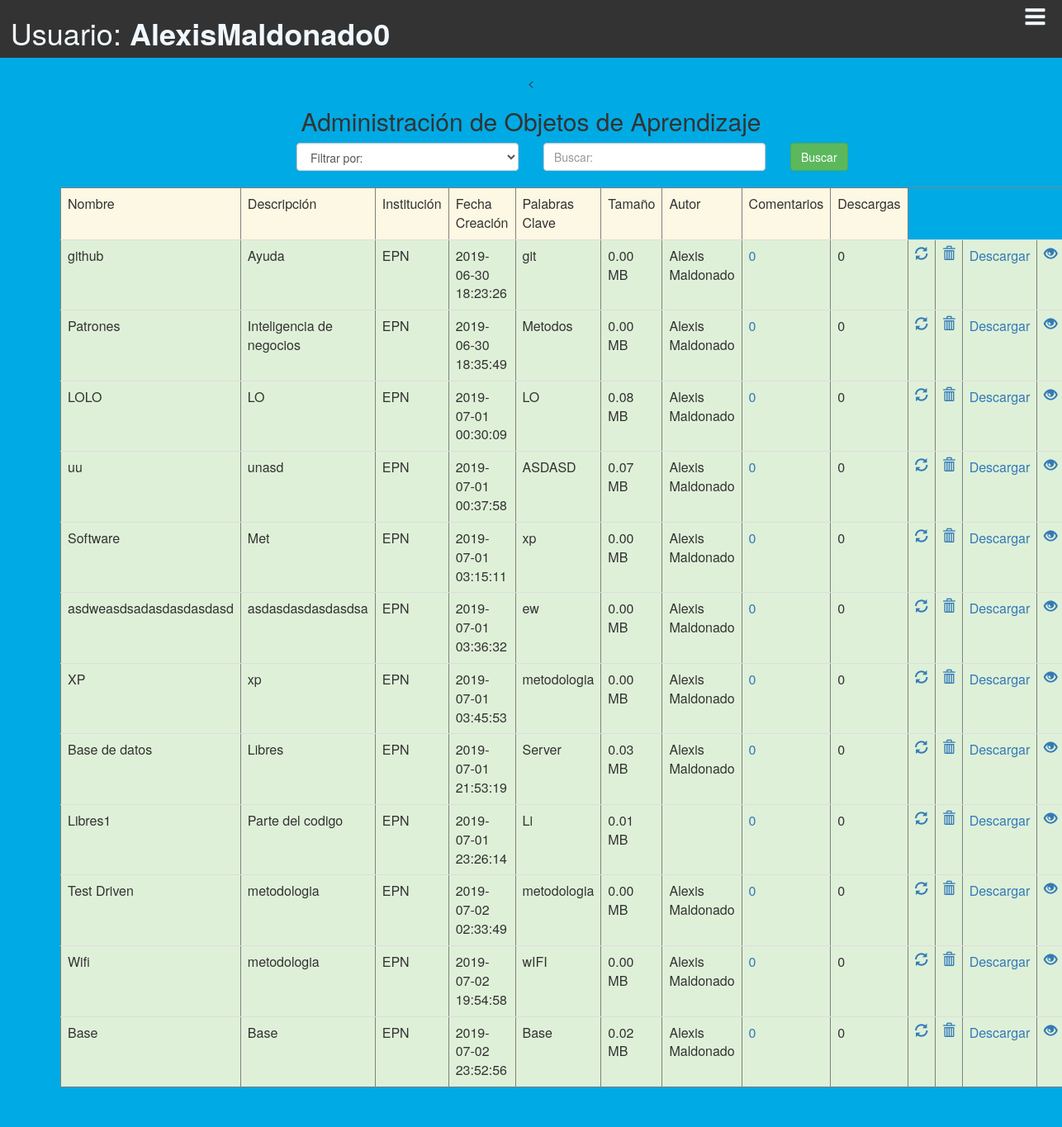
Page /aplicacion/modulos_administrador/adm_buscar.php (signed in) on the committed database.
### tables this page shows
CREATE TABLE `objeto_aprendizaje` (
  `idobjeto_aprendizaje` int(11) NOT NULL,
  `nombre` varchar(45) DEFAULT NULL,
  `descripcion` varchar(500) DEFAULT NULL,
  `id_usuario` int(11) DEFAULT NULL,
  `institucion` varchar(45) DEFAULT NULL,
  `fechaCreacion` timestamp NOT NULL DEFAULT CURRENT_TIMESTAMP,
  `palabras_clave` varchar(500) DEFAULT NULL,
  `tamanio` varchar(45) DEFAULT NULL,
  `ruta` varchar(45) DEFAULT NULL,
  `materia` varchar(50) DEFAULT NULL,
  `tipo_repo` int(2) DEFAULT NULL,
  `descarga` int(11) DEFAULT NULL,
  `Privado` varchar(3) DEFAULT NULL,
  `Publico` varchar(3) DEFAULT NULL,
  `direcurl` varchar(100) DEFAULT NULL
);

CREATE TABLE `profesor` (
  `idprofesor` int(11) NOT NULL,
  `ci` varchar(10) DEFAULT NULL,
  `nombres` varchar(45) DEFAULT NULL,
  `apellidos` varchar(45) DEFAULT NULL,
  `id_departamento` int(11) DEFAULT NULL,
  `id_facultad` int(11) DEFAULT NULL,
  `mail` varchar(45) DEFAULT NULL,
  `id_usuario` int(11) DEFAULT NULL,
  `fecha_nacimiento` varchar(45) DEFAULT NULL,
  `genero` varchar(1) DEFAULT NULL,
  `ciudad` varchar(10) DEFAULT NULL,
  `domicilio` varchar(60) DEFAULT NULL,
  `celular` varchar(15) DEFAULT NULL,
  `convencional` varchar(15) DEFAULT NULL
);

### aplicacion/clases_negocio/funciones_oa_profesor.php (called while the page is built, shortened)
<?php
function obtener_tipo_usuario_con_id($id_usuario){
    $conexion = new Conexion();
    $statement = 'select * from usuario where idUsuario=?';
    $consulta = $conexion->prepare($statement);
    $consulta->setFetchMode(PDO::FETCH_ASSOC);
    $consulta->execute([$id_usuario]);
    if ($consulta->rowCount() != 0) {
        $fila = $consulta->fetch();
        $tipo_usuario = $fila['tipo_usuario'];
    }
    if (isset($tipo_usuario)) {
        return $tipo_usuario;
    } else {
        return null;
    }
}
function obtener_id_profesor_con_id_usuario($id_usuario) {
    $conexion = new Conexion();
    $statement = 'select pro.idprofesor from usuario as us, profesor as pro where us.idUsuario=pro.id_usuario and us.idUsuario=?';
    $consulta = $conexion->prepare($statement);
    $consulta->setFetchMode(PDO::FETCH_ASSOC);
    $consulta->execute([$id_usuario]);
    if ($consulta->rowCount() != 0) {
        $fila = $consulta->fetch();
        $id_profesor = $fila['idprofesor'];
    }
    if (isset($id_profesor)) {
        return $id_profesor;
    } else {
        return null;
    }
}
function obtener_profesor_como_arreglo($id_profesor) {
    $conexion = new Conexion();
    $statement = 'select * from profesor where idprofesor=?';
    $consulta = $conexion->prepare($statement);
    $consulta->setFetchMode(PDO::FETCH_ASSOC);
    $consulta->execute([$id_profesor]);
    if ($consulta->rowCount() != 0) {
        $fila = $consulta->fetch();
    }
    if (isset($fila)) {
        return $fila;
    } else {
        return null;
    }
}
function obtener_nro_comentarios_oa($id_objeto_aprendizaje) {
    $conexion = new Conexion();
    $statement = 'select count(*) as nro_comentarios from objeto_aprendizaje as oa, comentario as c where oa.idobjeto_aprendizaje=c.id_objeto_aprendizaje and c.id_objeto_aprendizaje=?';
    $consulta = $conexion->prepare($statement);
    $consulta->setFetchMode(PDO::FETCH_ASSOC);
    $consulta->execute([$id_objeto_aprendizaje]);
    if ($consulta->rowCount() != 0) {
        $fila = $consulta->fetch();
        $id_profesor = $fila['nro_comentarios'];
    }
    if (isset($id_profesor)) {
        return $id_profesor;
    } else {
        return null;
    }
}
?>

### aplicacion/modulos_administrador/adm_buscar.php (the view, shortened to what this page needs)
<!DOCTYPE html>
<html xmlns="http://www.w3.org/1999/xhtml" lang="es">
    <head>
        <link rel="stylesheet" href="../../plugins/bootstrap/css/Profesor.css">
        <link rel="stylesheet" href="../../css/fontello.css">
        <link rel="stylesheet" href="../../plugins/bootstrap/css/bootstrap.min.css"></link>
    </head>
<body style="background-color:#00aae4;">
<header>
       <div class="Menu-Vertical">
          <h1>Usuario: <strong><?php echo $_SESSION['usuario'] ?></strong></h1>
          <label class="icon-menu" for="menu-bar"></label>
       </div>
   </header>
<main>
<div class="container-fluid text-center">
    <section id="banner_pr">
    <<div class="container-fluid text-center">
        <div class="col-sm-12 text-center">
            <h2> Administración de Objetos de Aprendizaje</h2>
            <form action="../modulos_administrador/adm_ejecutar_buscar.php" method="post" enctype="multipart/form-data">
                <div class="col-md-3">
                </div>
                <div class="col-md-3 text-left ">
                    <select class= "form-control" name="tipo_criterio" dir="ltr" required>
                        <option value="">Filtrar por:</option>
                    </select></br>
                </div>
                <div class="col-md-3 text-center">
                    <input type="text" class="form-control" id="criterio_busqueda" placeholder="Buscar:" name="criterio_busqueda" required></br>
                </div>
                <div class="col-md-3 text-left">
                    <button id="registrar" type="submit" class="btn btn-success">Buscar</button>
                </div>
            </form>
            <div class="container" >
                <table class="table table-striped"border ="1|1" class="table table-bordered" id="tabla">
                    <thead>
                    <tr class="warning">
                        <td>Nombre</td>
                        <td>Descripción</td>
                        <td>Institución</td>
                        <td>Fecha Creación</td>
                        <td>Palabras Clave</td>
                        <td>Tamaño</td>
                        <td>Autor</td>
                        <td>Comentarios</td>
                        <td>Descargas</td>
                    </tr>
                    </thead>
            </div>
            <?php
            require '../clases_negocio/funciones_oa_profesor.php';
            $statement = ("select * from objeto_aprendizaje");
            $conexion = new Conexion();
            $consulta = $conexion->prepare($statement);
            $consulta->setFetchMode(PDO::FETCH_ASSOC);
            $consulta->execute();
            if ($consulta->rowCount() != 0) {
                while ($row = $consulta->fetch()) {
                    echo '<tr class="success">';
                    echo '<td>' . $row['nombre'] . '</td>';
                    echo '<td>' . $row['descripcion'] . '</td>';
                    echo '<td>' . $row['institucion'] . '</td>';
                    echo '<td>' . $row['fechaCreacion'] . '</td>';
                    echo '<td>' . $row['palabras_clave'] . '</td>';
                    echo '<td>' . number_format($row['tamanio'] / 1e6, 2, '.', '') . ' MB' . '</td>';
                    if (obtener_tipo_usuario_con_id($row['id_usuario']) == 'ADM') {
                        echo '<td>ADMINISTRADOR</td>';
                    } else {
                        $profesor = obtener_profesor_como_arreglo(obtener_id_profesor_con_id_usuario($row['id_usuario']));
                        echo '<td>' . $profesor['nombres'] . ' ' . $profesor['apellidos'] . '</td>';
                    }
                    echo '<td><a href="adm_comentarios.php?id=' . $row['idobjeto_aprendizaje'] . '">' . obtener_nro_comentarios_oa($row['idobjeto_aprendizaje']) . '</a></td>';
                    echo '<td>' . $row['descarga'] . '</td>';
                    echo '<td><a "href="adm_actualizar_oa.php?id=' . $row['idobjeto_aprendizaje'] . '"><span class="glyphicon glyphicon-refresh"></a></td>';
                    echo "<td><a id='borrar'onClick=\"eliminar('".$row['idobjeto_aprendizaje']."');\" href='adm_buscar.php?id=" . $row['idobjeto_aprendizaje'] . "&idborrar=2'><span class='glyphicon glyphicon-trash'></a></td>";
                    echo "<td><a href=" . $row['ruta'] . "  onclick= \"myFunction('" . $row['idobjeto_aprendizaje'] . "');\" >Descargar</a></td>";
                    echo "<td><a href='#' onmouseover=\"hacer_hover('".$row['ruta']."');\"><span class='glyphicon glyphicon-eye-open'></a></td>";
                    echo '</tr>';
                }
            }
            ?>
        </div>
    </div>
</div></br></br></br>
       </main>
</body>
</html>

### rows in the picture
objeto_aprendizaje: nombre "github", descripcion "Ayuda", institucion "EPN", fechaCreacion "2019-06-30 18:23:26", palabras_clave "git", $row['tamanio']/1e6 "0.00", id_usuario.nombres "Alexis", id_usuario.apellidos "Maldonado", idobjeto_aprendizaje "0", descarga "0"
objeto_aprendizaje: nombre "Patrones", descripcion "Inteligencia de negocios", institucion "EPN", fechaCreacion "2019-06-30 18:35:49", palabras_clave "Metodos", $row['tamanio']/1e6 "0.00", id_usuario.nombres "Alexis", id_usuario.apellidos "Maldonado", idobjeto_aprendizaje "0", descarga "0"
objeto_aprendizaje: nombre "LOLO", descripcion "LO", institucion "EPN", fechaCreacion "2019-07-01 00:30:09", palabras_clave "LO", $row['tamanio']/1e6 "0.08", id_usuario.nombres "Alexis", id_usuario.apellidos "Maldonado", idobjeto_aprendizaje "0", descarga "0"
objeto_aprendizaje: nombre "uu", descripcion "unasd", institucion "EPN", fechaCreacion "2019-07-01 00:37:58", palabras_clave "ASDASD", $row['tamanio']/1e6 "0.07", id_usuario.nombres "Alexis", id_usuario.apellidos "Maldonado", idobjeto_aprendizaje "0", descarga "0"
objeto_aprendizaje: nombre "Software", descripcion "Met", institucion "EPN", fechaCreacion "2019-07-01 03:15:11", palabras_clave "xp", $row['tamanio']/1e6 "0.00", id_usuario.nombres "Alexis", id_usuario.apellidos "Maldonado", idobjeto_aprendizaje "0", descarga "0"
objeto_aprendizaje: nombre "asdweasdsadasdasdasdasd", descripcion "asdasdasdasdasdsa", institucion "EPN", fechaCreacion "2019-07-01 03:36:32", palabras_clave "ew", $row['tamanio']/1e6 "0.00", id_usuario.nombres "Alexis", id_usuario.apellidos "Maldonado", idobjeto_aprendizaje "0", descarga "0"
objeto_aprendizaje: nombre "XP", descripcion "xp", institucion "EPN", fechaCreacion "2019-07-01 03:45:53", palabras_clave "metodologia", $row['tamanio']/1e6 "0.00", id_usuario.nombres "Alexis", id_usuario.apellidos "Maldonado", idobjeto_aprendizaje "0", descarga "0"
objeto_aprendizaje: nombre "Base de datos", descripcion "Libres", institucion "EPN", fechaCreacion "2019-07-01 21:53:19", palabras_clave "Server", $row['tamanio']/1e6 "0.03", id_usuario.nombres "Alexis", id_usuario.apellidos "Maldonado", idobjeto_aprendizaje "0", descarga "0"
objeto_aprendizaje: nombre "Libres1", descripcion "Parte del codigo", institucion "EPN", fechaCreacion "2019-07-01 23:26:14", palabras_clave "Li", $row['tamanio']/1e6 "0.01", idobjeto_aprendizaje "0", descarga "0"
objeto_aprendizaje: nombre "Test Driven", descripcion "metodologia", institucion "EPN", fechaCreacion "2019-07-02 02:33:49", palabras_clave "metodologia", $row['tamanio']/1e6 "0.00", id_usuario.nombres "Alexis", id_usuario.apellidos "Maldonado", idobjeto_aprendizaje "0", descarga "0"
objeto_aprendizaje: nombre "Wifi", descripcion "metodologia", institucion "EPN", fechaCreacion "2019-07-02 19:54:58", palabras_clave "wIFI", $row['tamanio']/1e6 "0.00", id_usuario.nombres "Alexis", id_usuario.apellidos "Maldonado", idobjeto_aprendizaje "0", descarga "0"
objeto_aprendizaje: nombre "Base", descripcion "Base", institucion "EPN", fechaCreacion "2019-07-02 23:52:56", palabras_clave "Base", $row['tamanio']/1e6 "0.02", id_usuario.nombres "Alexis", id_usuario.apellidos "Maldonado", idobjeto_aprendizaje "0", descarga "0"

### other values in the picture
$_SESSION['usuario'] "AlexisMaldonado0"
